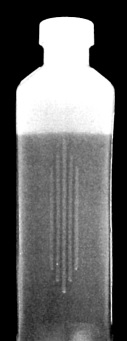
#> input picture bottle1.jpg, 127 x 341 px
$ python question5.py
#> lines starting #> are read from the running program, lines starting #| are printed output that depends on the picture; after the words box and inside, x2 and y2 are one past the last pixel; in counts of white or black regions, pixels touching at a corner belong together; long printed decimals are rounded
import cv2

def detect_filled_percentage(image_path, threshold):
    # Load the image
#> called with image_path = 'bottle1.jpg', threshold = 80
    img = cv2.imread(image_path)
#> img is the input picture: shape (341, 127, 3); min 0, max 255, mean 100.5
    # Convert the image to grayscale
    gray = cv2.cvtColor(img, cv2.COLOR_BGR2GRAY)
    # Apply thresholding to obtain binary image
    ret, thresh = cv2.threshold(gray, 0, 255, cv2.THRESH_BINARY_INV+cv2.THRESH_OTSU)
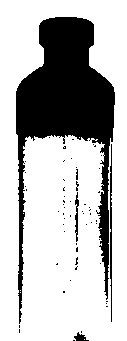
#> thresh: shape (341, 127); 73.5% white; 60 black regions (56 under 20 px), largest, box (x1, y1, x2, y2) and area: (16, 17, 115, 324) 10840, (110, 144, 112, 322) 282, (75, 192, 79, 242) 109, (74, 332, 89, 341) 70
#> ret = 141
    # Calculate the filled percentage
    filled_percentage = cv2.countNonZero(thresh) / (img.shape[0]*img.shape[1]) * 100
#> filled_percentage = 73.54
    # Print the filled percentage
    print("Filled Percentage:", filled_percentage, "%")
#| Filled Percentage: 73.542 %
    # Check if the filled percentage is less than the threshold
    if filled_percentage < threshold:
        print("Bottle is not properly filled")
    else:
        print("Bottle is properly filled")

# Example usage
detect_filled_percentage("bottle1.jpg", 80)

$ run again, with brain.tif saved as bottle1.jpg
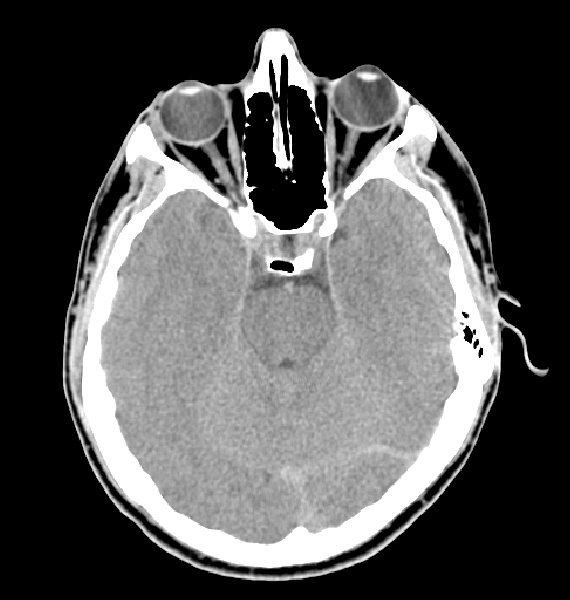
#> input picture brain.tif, 570 x 600 px
#> in detect_filled_percentage, img is the input picture: shape (600, 570, 3); min 0, max 255, mean 84.7
#> in detect_filled_percentage, `ret, thresh = cv2.threshold(gray, 0, 255, cv2.THRESH_BINARY_INV+cv2.TH..`:
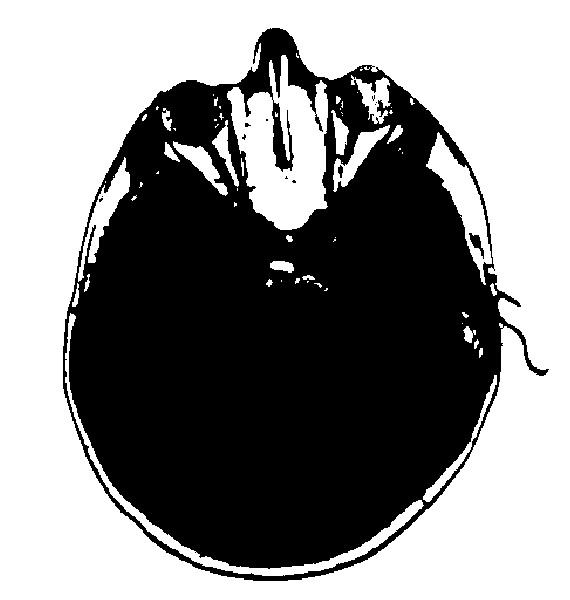
#> thresh: shape (600, 570); 53.8% white; 14 black regions (11 under 20 px), largest, box (x1, y1, x2, y2) and area: (63, 28, 549, 581) 157863, (469, 233, 484, 259) 149, (338, 165, 343, 178) 44
#> ret = 91
#> filled_percentage = 53.76
#| Filled Percentage: 53.764 %
